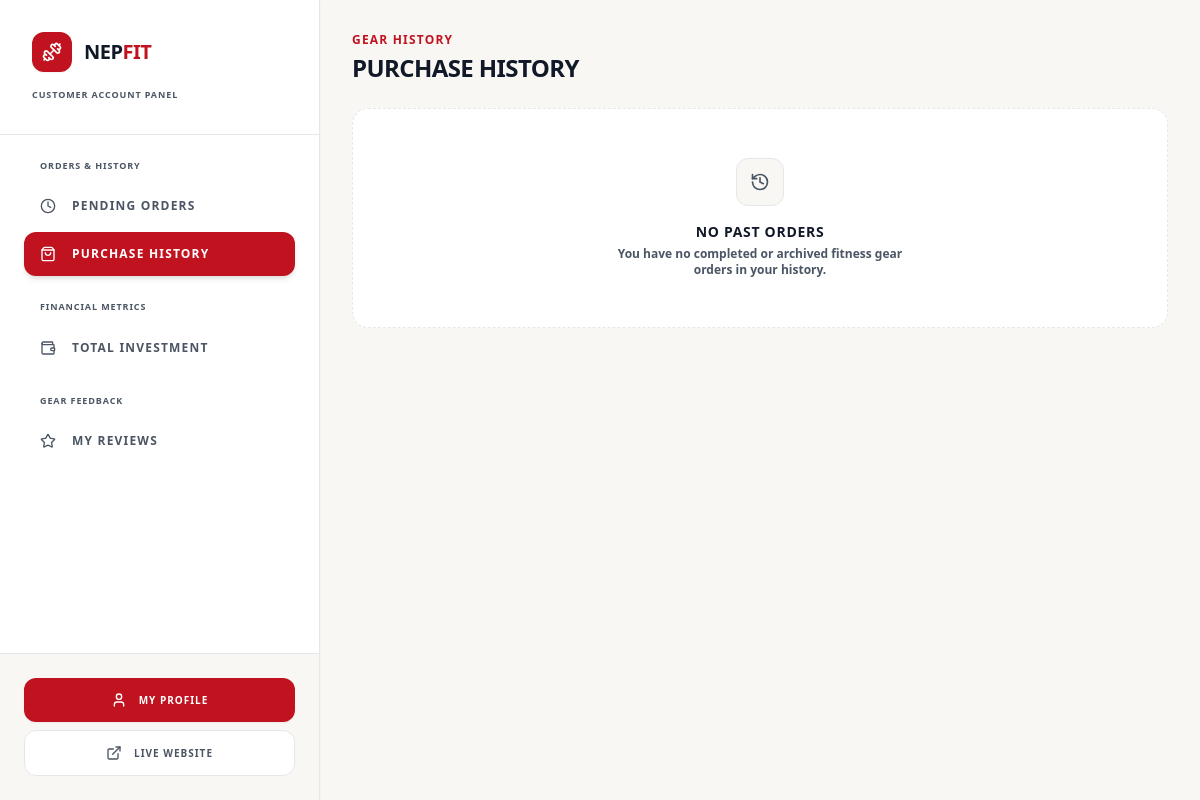
The app's page /dashboard/?section=my-orders (signed in), older data.
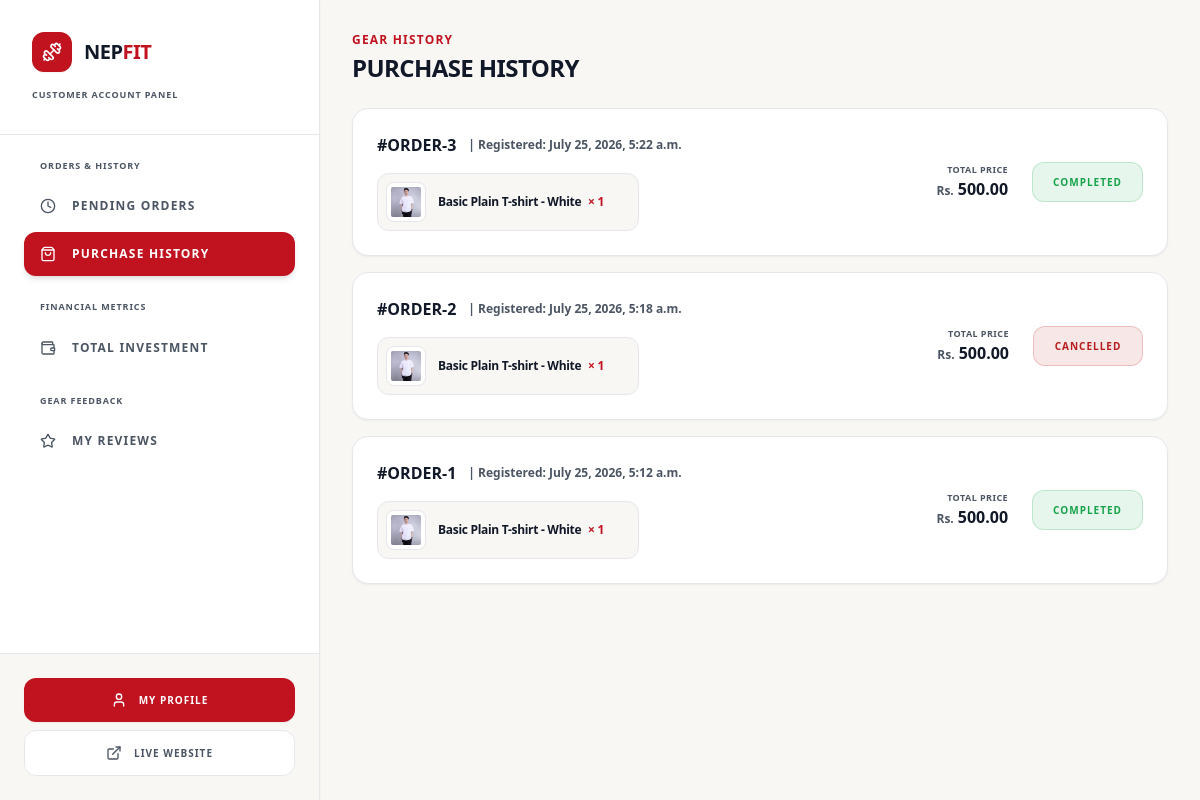
The same page, newer data.
### nf_app/models.py (models this page shows, shortened)
class Order(models.Model):
    class Status(models.TextChoices):
        CONFIRMED = 'confirmed', 'Order Confirmed'
        SHIPPING = 'shipping', 'In Transit'
        DELIVERED = 'delivered', 'Delivered'
        COMPLETED = 'completed', 'Completed'
        CANCELLED = 'cancelled', 'Cancelled'
    class PaymentMethod(models.TextChoices):
        ESEWA = 'esewa', 'eSewa'
        COD = 'cod', 'Cash on Delivery'
    customer = models.ForeignKey(User, on_delete=models.CASCADE, related_name='orders')
    total_amount = models.DecimalField(max_digits=12, decimal_places=2)
    status = models.CharField(max_length=20, choices=Status.choices, default=Status.CONFIRMED)
    transaction_id = models.CharField(max_length=100, blank=True, null=True, help_text="Payment provider tracking reference ID")
    shipping_address = models.TextField()
    payment_method = models.CharField(max_length=20, choices=PaymentMethod.choices, default=PaymentMethod.ESEWA)
    created_at = models.DateTimeField(auto_now_add=True)

class OrderItem(models.Model):
    order = models.ForeignKey(Order, on_delete=models.CASCADE, related_name='items')
    product = models.ForeignKey(Product, on_delete=models.CASCADE)
    price_at_purchase = models.DecimalField(max_digits=10, decimal_places=2)
    quantity = models.PositiveIntegerField(default=1)

class Product(models.Model):
    class Category(models.TextChoices):
        SHIRTS = 'shirts', 'Shirts'
        T_SHIRTS = 't_shirts', 'T-Shirts'
        PANTS = 'pants', 'Pants'
        HOODIES = 'hoodies', 'Hoodies'
        JACKETS = 'jackets', 'Jackets'
        SWEATSHIRTS = 'sweatshirts', 'Sweatshirts'
        JOGGERS = 'joggers', 'Joggers'
        SHORTS = 'shorts', 'Shorts'
    class Size(models.TextChoices):
        SMALL = 'S', 'Small'
        MEDIUM = 'M', 'Medium'
        LARGE = 'L', 'Large'
        XLARGE = 'XL', 'Extra Large'
        XXLARGE = 'XXL', 'Double Extra Large'
    name = models.CharField(max_length=255)
    brand = models.CharField(max_length=100, default='NepFit', help_text="Brand name (e.g., NepFit)")
    category = models.CharField(max_length=30, choices=Category.choices)
    size = models.CharField(max_length=10, choices=Size.choices, default=Size.MEDIUM, help_text="Default size for this product")
    description = models.TextField(help_text="Product details, fabric materials, and sizing guide.")
    price = models.DecimalField(max_digits=10, decimal_places=2)
    stock = models.PositiveIntegerField(default=10)
    product_image = models.ImageField(upload_to='images/products/')
    is_active = models.BooleanField(default=True)
    created_at = models.DateTimeField(auto_now_add=True)

### nf_app/views/dashboard.py (the view)
# urls.py: path('dashboard/', customer_dashboard_view, name='customer_dashboard')
@login_required
def customer_dashboard_view(request):
    if request.user.is_staff:
        messages.error(request, "You are not authorized to access the customer dashboard.")
        return redirect('home')
    section = request.GET.get('section', 'pending-orders')
    context = {
        'section': section,
        'gross_spent': Order.objects.filter(customer=request.user, status=Order.Status.COMPLETED).aggregate(total=models.Sum('total_amount'))['total'] or 0,
        'average_spent': Order.objects.filter(customer=request.user, status=Order.Status.COMPLETED).aggregate(avg=models.Avg('total_amount'))['avg'] or 0
    }
    if section == 'pending-orders':
        context['pending_orders'] = Order.objects.exclude(customer=request.user, status__in=[Order.Status.COMPLETED, Order.Status.CANCELLED]).order_by('-created_at')
    elif section == 'my-orders':
        context['orders'] = Order.objects.filter(customer=request.user, status__in=[Order.Status.COMPLETED, Order.Status.CANCELLED]).order_by('-created_at')
    elif section == 'my-reviews':
        context['reviews'] = None
    elif section == 'total-spent':
        context['total_spent'] = Order.objects.filter(customer=request.user, status=Order.Status.COMPLETED).order_by('-created_at')
    return render(request, 'dashboard/customer_dashboard.html', context)

### nf_app/templates/dashboard/customer_dashboard.html (shortened to what the changed rows need)
<!DOCTYPE html>
<html lang="en">
<head>
    {% load static %}
    <link href="{% static 'css/styles.css' %}" rel="stylesheet" />
</head>
<body class="bg-[#F8F7F4] flex min-h-screen overflow-hidden text-[#4B5563] font-sans antialiased">
    <aside class="w-80 bg-[#FFFFFF] flex flex-col shadow-sm relative z-30 border-r border-[#E5E7EB]">
        <div class="p-8 border-b border-[#E5E7EB]">
            <div class="flex items-center gap-3">
                <h1 class="text-xl font-black tracking-tight uppercase text-[#111827]">
                    Nep<span class="text-[#C1121F]">Fit</span>
                </h1>
            </div>
        </div>
    </aside>
    <main class="flex-grow flex flex-col h-screen overflow-y-auto bg-[#F8F7F4] p-6 sm:p-8">
        {% if section == 'pending-orders' or not section %}
            {% include 'dashboard/customer/_pending_orders.html' %}
        {% elif section == 'my-orders' %}
            {% include 'dashboard/customer/_my_orders.html' %}
        {% elif section == 'total-spent' %}
            {% include 'dashboard/customer/_total_spent.html' %}
        {% elif section == 'my-reviews' %}
            {% include 'dashboard/customer/_my_reviews.html' %}
        {% endif %}
    </main>
</body>
</html>

### nf_app/templates/dashboard/customer/_my_orders.html
<div class="space-y-6">
    <div>
        <h2 class="text-xs font-extrabold uppercase tracking-widest text-[#C1121F] mb-1">Gear History</h2>
        <h1 class="text-2xl font-black tracking-tight text-[#111827] uppercase">Purchase History</h1>
    </div>
    <div class="space-y-4">
        {% for order in orders %}
            <div class="bg-[#FFFFFF] border border-[#E5E7EB] rounded-2xl p-6 min-h-[140px] flex flex-col lg:flex-row lg:items-center justify-between gap-6 hover:border-[#1F2937]/30 transition-all shadow-sm group">
                <div class="space-y-4 flex-grow w-full">
                    <div class="flex flex-wrap items-center gap-3">
                        <span class="font-black text-base text-[#111827]">#ORDER-{{ order.id }}</span>
                        <span class="text-xs text-[#4B5563] font-bold">| Registered: {{ order.created_at }}</span>
                    </div>
                    <div class="grid grid-cols-1 sm:grid-cols-2 gap-3 max-w-4xl">
                        {% for item in order.items.all %}
                            <div class="flex items-center gap-3 bg-[#F8F7F4] border border-[#E5E7EB] p-2 rounded-xl">
                                <div class="w-10 h-10 bg-[#FFFFFF] border border-[#E5E7EB] rounded-lg overflow-hidden flex items-center justify-center p-1 shrink-0">
                                    {% if item.product.product_image %}
                                        <img src="{{ item.product.product_image.url }}" alt="{{ item.product.name }}" class="w-full h-full object-cover rounded-sm">
                                    {% else %}
                                        <i data-lucide="dumbbell" class="w-5 h-5 text-[#E5E7EB]"></i>
                                    {% endif %}
                                </div>
                                <span class="text-[#111827] text-xs font-extrabold tracking-tight truncate">
                                    {{ item.product.name }} <span class="text-[#C1121F] font-extrabold ml-1">× {{ item.quantity }}</span>
                                </span>
                            </div>
                        {% endfor %}
                    </div>
                </div>
                <div class="flex flex-wrap sm:flex-nowrap items-center justify-between lg:justify-end gap-6 border-t lg:border-t-0 border-[#E5E7EB] pt-4 lg:pt-0 shrink-0 w-full lg:w-auto">
                    <div class="flex flex-col lg:text-right">
                        <span class="text-[9px] uppercase font-extrabold tracking-wider text-[#4B5563]">Total Price</span>
                        <div class="flex items-baseline gap-0.5">
                            <span class="text-xs font-extrabold text-[#4B5563] mr-0.5">Rs.</span>
                            <span class="text-base font-black text-[#111827]">{{ order.total_amount }}</span>
                        </div>
                    </div>
                    <div class="shrink-0">
                        {% if order.status == 'completed' %}
                            <div class="bg-[#16A34A]/10 border border-[#16A34A]/20 text-[#16A34A] font-extrabold h-10 px-5 rounded-xl flex items-center justify-center text-[10px] uppercase tracking-widest select-none min-w-[110px]">
                                Completed
                            </div>
                        {% else %}
                            <div class="bg-[#B91C1C]/10 border border-[#B91C1C]/20 text-[#B91C1C] font-extrabold h-10 px-5 rounded-xl flex items-center justify-center text-[10px] uppercase tracking-widest select-none min-w-[110px]">
                                Cancelled
                            </div>
                        {% endif %}
                    </div>
                </div>
            </div>
        {% empty %}
            <div class="flex flex-col items-center justify-center text-center p-12 bg-[#FFFFFF] border border-dashed border-[#E5E7EB] rounded-2xl min-h-[220px]">
                <div class="w-12 h-12 rounded-xl bg-[#F8F7F4] border border-[#E5E7EB] flex items-center justify-center mb-4 text-[#4B5563]">
                    <i data-lucide="history" class="w-5 h-5"></i>
                </div>
                <h3 class="text-sm font-black text-[#111827] uppercase tracking-wider mb-1">No Past Orders</h3>
                <p class="text-xs text-[#4B5563] max-w-xs font-bold">You have no completed or archived fitness gear orders in your history.</p>
            </div>
        {% endfor %}
    </div>
</div>

Row changes from the older to the newer data that the page shows:
now on this page (row edited): Order: id "3", created_at "July 25, 2026, 5:22 a.m.", total_amount "500.00", status "COMPLETED"
now on this page (row unchanged): OrderItem: product.product_image (picture), product.name "Basic Plain T-shirt - White", quantity "1", shown under "3"
now on this page (row edited): Order: id "2", created_at "July 25, 2026, 5:18 a.m.", total_amount "500.00", status "CANCELLED"
now on this page (row unchanged): OrderItem: product.product_image (picture), product.name "Basic Plain T-shirt - White", quantity "1", shown under "2"
now on this page (row edited): Order: id "1", created_at "July 25, 2026, 5:12 a.m.", total_amount "500.00", status "COMPLETED"
now on this page (row unchanged): OrderItem: product.product_image (picture), product.name "Basic Plain T-shirt - White", quantity "1"
Text that changed along with them:
text no longer shown: "NO PAST ORDERS You have no completed or archived fitness gear orders in your history."
